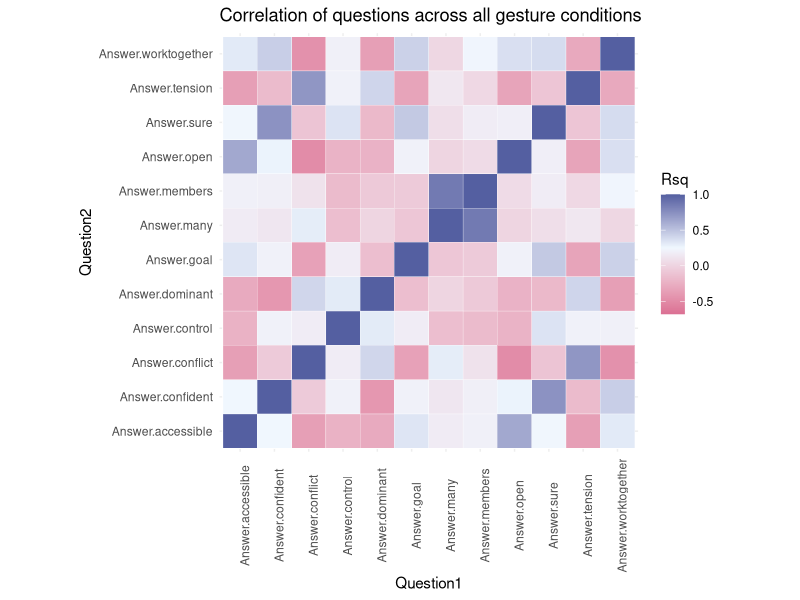

Write R code to recreate this figure.
## ---- chunk 1
knitr::opts_chunk$set(echo = TRUE)
library(tidyverse)
library(ggplot2)
library(pwr)
library(ordinal)
library(gridExtra)
library(RColorBrewer)
## ---- chunk 2
xcdata <- rbind(read.csv('xc_pilot_fixed_questions.csv'), read.csv('xc_pilot_fixed_questions2.csv')) %>%
  select(Answer.accessible, Answer.confident, Answer.conflict, Answer.control, 
         Answer.dominant, Answer.goal, Answer.many, Answer.members, 
         Answer.open, Answer.sure, Answer.tension, Answer.worktogether,
         Answer.vid_id)

wg1.0.w <- xcdata %>%
  filter(Answer.vid_id == 
           "https://s3.us-east-2.amazonaws.com/metaphoric-gestures-x-culture/western_gest_1-0.mov") %>%
  select(-Answer.vid_id)

wg1.1.w <- xcdata %>%
  filter(Answer.vid_id == 
           "https://s3.us-east-2.amazonaws.com/metaphoric-gestures-x-culture/western_gest_1-1.mov") %>%
  select(-Answer.vid_id)

wg1.2.w <- xcdata %>%
  filter(Answer.vid_id == 
           "https://s3.us-east-2.amazonaws.com/metaphoric-gestures-x-culture/western_gest_1-2.mov") %>%
  select(-Answer.vid_id)

wg2.0.w <- xcdata %>%
  filter(Answer.vid_id == 
           "https://s3.us-east-2.amazonaws.com/metaphoric-gestures-x-culture/western_gest_2-0.mov") %>%
  select(-Answer.vid_id)

wg2.1.w <- xcdata %>%
  filter(Answer.vid_id == 
           "https://s3.us-east-2.amazonaws.com/metaphoric-gestures-x-culture/western_gest_2-1.mov") %>%
  select(-Answer.vid_id)

wg2.2.w <- xcdata %>%
  filter(Answer.vid_id == 
           "https://s3.us-east-2.amazonaws.com/metaphoric-gestures-x-culture/western_gest_2-2.mov") %>%
  select(-Answer.vid_id)

wg3.0.w <- xcdata %>%
  filter(Answer.vid_id == 
           "https://s3.us-east-2.amazonaws.com/metaphoric-gestures-x-culture/western_gest_3-0.mov") %>%
  select(-Answer.vid_id)

wg3.1.w <- xcdata %>%
  filter(Answer.vid_id == 
           "https://s3.us-east-2.amazonaws.com/metaphoric-gestures-x-culture/western_gest_3-1.mov") %>%
  select(-Answer.vid_id)

wg3.2.w <- xcdata %>%
  filter(Answer.vid_id == 
           "https://s3.us-east-2.amazonaws.com/metaphoric-gestures-x-culture/western_gest_3-2.mov") %>%
  select(-Answer.vid_id)
## ---- chunk 3
psydata <- rbind(read.csv('psytoolkit_pilot.csv'), read.csv('psytoolkit_pilot2.csv')) %>% 
  na.omit() %>%
  distinct()
colnames(psydata) <- c("participantID", "vid_id", "rand", "free_response", 
                 "Answer.many", "Answer.members", "Answer.conflict", "Answer.tension",
                 "Answer.open", "Answer.accessible", "Answer.control", "Answer.dominant",
                 "Answer.worktogether", "Answer.goal", "Answer.sure", "Answer.confident",
                 "endcode", "t_start", "t_end", "t_total") 

wg4.0.w <- psydata %>%
  filter(vid_id == 
           "334666350") %>%
  select(-vid_id, -rand, -participantID, -t_start, -t_end, -t_total, -endcode, -free_response)

wg4.1.w <- psydata %>%
  filter(vid_id == 
           "334666369") %>%
  select(-vid_id, -rand, -participantID, -t_start, -t_end, -t_total, -endcode, -free_response)

wg4.2.w <- psydata %>%
  filter(vid_id == 
           "334666395") %>%
  select(-vid_id, -rand, -participantID, -t_start, -t_end, -t_total, -endcode, -free_response)

wg5.0.w <- psydata %>%
  filter(vid_id == 
           "334666150") %>%
  select(-vid_id, -rand, -participantID, -t_start, -t_end, -t_total, -endcode, -free_response)

wg5.1.w <- psydata %>%
  filter(vid_id == 
           "334666125") %>%
  select(-vid_id, -rand, -participantID, -t_start, -t_end, -t_total, -endcode, -free_response)

wg5.2.w <- psydata %>%
  filter(vid_id == 
           "334666100") %>%
  select(-vid_id, -rand, -participantID, -t_start, -t_end, -t_total, -endcode, -free_response)
## ---- chunk 4
add_groups <- function(data) {
  data$group <- ""
  for(row in 1:nrow(data)) {
    if (data$metaphor_measure[row] == "Answer.accessible") {
               data$group[row] <- "openness"
    } else if (data$metaphor_measure[row] == "Answer.open") {
              data$group[row] <- "openness"
    } else if (data$metaphor_measure[row] == "Answer.confident") {
              data$group[row] <- "certainty"
    } else if (data$metaphor_measure[row] == "Answer.sure") {
              data$group[row] <- "certainty"
    } else if (data$metaphor_measure[row] == "Answer.conflict") {
              data$group[row] <- "conflict"
    } else if (data$metaphor_measure[row] == "Answer.tension") {
              data$group[row] <- "conflict"
    } else if (data$metaphor_measure[row] == "Answer.control") {
               data$group[row] <- "control"
    } else if (data$metaphor_measure[row] == "Answer.dominant") {
              data$group[row] <- "control"
    } else if (data$metaphor_measure[row] == "Answer.goal") {
              data$group[row] <- "unity"
    } else if (data$metaphor_measure[row] == "Answer.worktogether") {
              data$group[row] <- "unity"
    } else if (data$metaphor_measure[row] == "Answer.many") {
              data$group[row] <- "size"
    } else if (data$metaphor_measure[row] == "Answer.members") {
              data$group[row] <- "size"              
    } else {
      # for some reason it's not recognizing the annoyed case, so let's throw it in the else
      # cause that seems safe.
      data$group[row] <- "other"
    }
  }
  return(data)
}
## ---- chunk 5
create_grouped_overlay <- function(data) {
  p <- ggplot(data) + 
    aes(x=factor(nrow(data)),y=score,fill=metaphor_measure)+
    geom_violin(alpha=0.3,position="identity") +
    facet_wrap("group")  
  return(p)    
}
## ---- chunk 6
## Go through and populate with metaphors and difference values
create_difference_matrix <- function(data) {
  difference_table <- data.frame(
    Question1 = c(""),
    Question2 = c(""),
    Rsq = c(""),
    stringsAsFactors=FALSE
  )
  
  metas = colnames(data)
  
  for(metaphor in metas) {
    for(meta in rev(metas)) {
      diff <- cor(data[meta], data[metaphor])
      row <- c(metaphor, meta, diff)
      difference_table <- rbind(difference_table, row)  
    }
  }
  
  difference_table <- difference_table[-1,]
  difference_table$Rsq <- as.numeric(as.character(difference_table$Rsq))
  
  return(difference_table)
}
## ---- chunk 7
plot_diff_matrix <- function(matrix, low_col, high_col, mid_col, title) {
  p <- ggplot(data=matrix, aes(x=Question1, y=Question2, fill=Rsq)) + 
    geom_tile(color="white") +
    scale_fill_gradient2(low=low_col, high=high_col, mid=mid_col,
                         midpoint=0.25, space="Lab") +
    theme_minimal() +
    coord_fixed() +
    theme_bw() +
    theme(axis.text.x=element_text(angle=90),
        axis.ticks=element_blank(),
        axis.line=element_blank(),
        panel.border=element_blank(),
        panel.grid.major=element_line(color='#eeeeee')) +
      ggtitle(title)
  return(p)
}

plot_diff_matrix_pretty <- function(matrix, t="") {
  plot_diff_matrix(matrix, "palevioletred", "royalblue4", "aliceblue", title=t)
}
## ---- chunk 8
plot_violin_density <- function(d0, d1, d2) {
  g <- ggplot(rbind(d0, d1, d2), aes(vid, score)) + 
    geom_violin(aes(fill=vid, alpha=0.5), scale="count", draw_quantiles = c(0.25, 0.5, 0.75)) +
    facet_wrap(~metaphor_measure) + 
    labs(
      title = "Violin plot (density) of ranked responses per condition by metaphor",
      caption = "Horizontal lines are drawn at the 0.25, 0.5, and 0.75 quantiles of the distribution."
    )
  return(g)
}

plot_violin_density_grouped <- function(d0, d1, d2) {
  g <- ggplot(rbind(d0, d1, d2), aes(vid, score)) + 
    geom_violin(aes(fill=vid, alpha=0.5), scale="count", draw_quantiles = c(0.25, 0.5, 0.75)) +
    facet_wrap(~group) + 
    labs(
      title = "Violin plot (density) of ranked responses per condition by metaphor"   ,
      caption = "Horizontal lines are drawn at the 0.25, 0.5, and 0.75 quantiles of the distribution."
    )
  return(g)
}

plot_violin_density_group_overlay <- function(d0, d1, d2) {
  g <- ggplot(rbind(d0, d1, d2)) + 
    aes(x=factor(nrow(d0)),y=score,fill=vid)+
    geom_violin(alpha=0.3,position="identity") +
    facet_wrap("group") +
    labs(
      title = "Violin plot (density) of ranked responses per condition by metaphor grouping"
    )
  return(g)
}
## ---- chunk 9
plot_group_density <- function(d0, d1, d2) {
  p <- ggplot(rbind(d0, d1, d2), aes(x=score, fill=vid)) + 
      geom_density(alpha=0.3, stat="density", adjust=1.2) +
      facet_wrap(~group, scale="free")
  return(p)  
}

plot_question_density <- function(d0, d1, d2) {
  p <- ggplot(rbind(d0, d1, d2), aes(x=score, fill=vid)) + 
      geom_density(alpha=0.3, stat="density", adjust=1.2) +
      facet_wrap(~metaphor_measure, scale="free")
  return(p)  
}
## ---- chunk 10
## random helpers
gather_select <- function(d) {
  d <- d %>%
    gather("metaphor_measure", "score", 1:12) %>%
    select("metaphor_measure", "score")
}

wrangle_data <- function(d, name="data") {
  gathered <- gather_select(d)
  grouped <- add_groups(gathered)
  overlay_plot <- create_grouped_overlay(grouped)
  diff_mat <- create_difference_matrix(d)
  diff_mat$vid <- name
  list_of_returns <- list("gathered" = gathered, "grouped" = grouped, "overlay_plot" = overlay_plot, "diff_mat" = diff_mat)
  return(list_of_returns)
}

do_the_thing <- function(d0, d1, d2, n0 = "original", n1 = "a_condition1", n2 = "z_condition2", gesture = "single") {
  d0_data <- wrangle_data(d0, n0)
  d1_data <- wrangle_data(d1, n1)
  d2_data <- wrangle_data(d2, n2)
  
  graph_title <- paste("Correlation of questions for", gesture, "gesture across conditions.")
  
  overlays <- list("d0_overlay" = d0_data$overlay_plot, 
                   "d1_overlay" = d1_data$overlay_plot, 
                   "d2_overlay" = d2_data$overlay_plot)
  difference_matrix <- plot_diff_matrix_pretty(rbind(d0_data$diff_mat, d1_data$diff_mat, d2_data$diff_mat), 
                      graph_title) + 
                      facet_wrap("vid")  
  
  ## rename some things for the density plots
  db_named <- d0_data$gathered
  da_named <- d1_data$gathered
  dc_named <- d2_data$gathered
  db_named$vid = "original"
  da_named$vid = "a_condition1"
  dc_named$vid = "z_condition2"
  d0_grouped_named <- add_groups(da_named)
  d1_grouped_named <- add_groups(db_named)
  d2_grouped_named <- add_groups(dc_named)
  
  ## violin density plot 
 violin_density_question <- plot_violin_density(da_named, db_named, dc_named) 
 violin_density_grouped <- plot_violin_density_grouped(d0_grouped_named, d1_grouped_named, d2_grouped_named)
 violin_dnesity_grouped_overlay <- plot_violin_density_group_overlay(d0_grouped_named, d1_grouped_named, d2_grouped_named)
 
 ## plot density plot -- with groups
 density_grouped <- plot_group_density(d0_grouped_named, d1_grouped_named, d2_grouped_named)
 density_question <- plot_question_density(d0_grouped_named, d1_grouped_named, d2_grouped_named)
 
 return_list <- list("overlays" = overlays, 
                     "correlation_matrix" = difference_matrix, 
                     "violin_density_question" = violin_density_question, 
                     "violin_density_grouped" = violin_density_grouped,
                     "violin_density_grouped_overlay" = violin_dnesity_grouped_overlay,
                     "density_grouped" = density_grouped, 
                     "density_question" = density_question)
}

all_wg1_data <- do_the_thing(wg1.0.w, wg1.1.w, wg1.2.w, "original", "intertwine", "collide")
all_wg2_data <- do_the_thing(wg2.0.w, wg2.1.w, wg2.2.w)
all_wg3_data <- do_the_thing(wg3.0.w, wg3.1.w, wg3.2.w)
all_wg4_data <- do_the_thing(wg4.0.w, wg4.1.w, wg4.2.w)
all_wg5_data <- do_the_thing(wg5.0.w, wg5.1.w, wg5.2.w)

all_western_correlational_data <- plot_diff_matrix_pretty(rbind(create_difference_matrix(wg1.0.w), 
                                                        create_difference_matrix(wg1.1.w), 
                                                        create_difference_matrix(wg1.2.w),
                                                        create_difference_matrix(wg2.0.w), 
                                                        create_difference_matrix(wg2.1.w), 
                                                        create_difference_matrix(wg2.2.w),
                                                        create_difference_matrix(wg4.0.w), 
                                                        create_difference_matrix(wg4.1.w), 
                                                        create_difference_matrix(wg4.2.w),
                                                        create_difference_matrix(wg5.0.w), 
                                                        create_difference_matrix(wg5.1.w),
                                                        create_difference_matrix(wg5.2.w),
                                                        create_difference_matrix(wg3.0.w), 
                                                        create_difference_matrix(wg3.1.w), 
                                                        create_difference_matrix(wg3.2.w)), 
    "Correlation of questions across all gesture conditions") 

## save some other things too why not
# ggsave(filename = "all_unpolite_data--violin_density_grouped.png", plot = all_wg1_data$violin_density_grouped_overlay)
# ggsave(filename = "all_entity_data--violin_density_grouped.png", plot = all_wg2_data$violin_density_grouped_overlay)
# ggsave(filename = "all_audience_data--violin_density_grouped.png", plot = all_wg3_data$violin_density_grouped_overlay)
# ggsave(filename = "all_protected_data--violin_density_grouped.png", plot = all_wg4_data$violin_density_grouped_overlay)
# ggsave(filename = "all_bowl_data--violin_density_grouped.png", plot = all_wg5_data$violin_density_grouped_overlay)
# 
# ggsave(filename = "all_western_correlational_data.png", plot = all_western_correlational_data)
## ---- chunk 11
#p1 <- all_wg1_data$overlays[["d0_overlay"]]
#p2 <- all_wg2_data$overlays[["d1_overlay"]]
#p3 <- all_wg3_data$overlays[["d2_overlay"]]
#grid.arrange(p1, p2, p3, ncol=3)
## ---- chunk 12
## gather the bad larries
gather_clean <- function(d, n="") {
  ret <- d %>%
    gather("metaphor_measure", "score", 1:12) %>%
    mutate(condition=n) %>%
    add_groups()
  return(ret)
}

do_anova_per_group <- function(data, g) {
  group_data <- data %>%
    filter(group==g)
  res.aov <- aov(score ~ condition, data=group_data)
  print(g)
  print(summary(res.aov))
  return(res.aov)
}

do_anova_per_data <- function(data) {
  groups <- c("openness",
              "conflict",
              "control", 
              "size",
              "certainty",
              "unity")
  
  print("==== BY GROUP ====")
  for (g in groups) {
    print(g)
    a <- do_anova_per_group(data, g)
    print(summary(a))
    print("========================")
  }
}

do_anova_per_gest <- function(d0, d1, d2) {
  d <- rbind(gather_clean(d0, "original"), 
             gather_clean(d1, "cond1"), 
             gather_clean(d2, "cond2"))
  do_anova_per_data(d)
}

do_all_anovas <- function() {
  print("!!!!UNPOLITE!!!!!")
  do_anova_per_gest(wg1.0.w, wg1.1.w, wg1.2.w)
  print(" ")
  print("!!!!ENTITY!!!!!")
  do_anova_per_gest(wg2.0.w, wg2.1.w, wg2.2.w)
  print(" ")
  print("!!!!AUDIENCE!!!!!")
  do_anova_per_gest(wg3.0.w, wg3.1.w, wg3.2.w)
  print(" ")
  print("!!!!PROTECTED!!!!!")
  do_anova_per_gest(wg4.0.w, wg4.1.w, wg4.2.w)
  print(" ")
  print("!!!!BOWL!!!!!")
  do_anova_per_gest(wg5.0.w, wg5.1.w, wg5.2.w)
}

do_all_anovas()
## ---- chunk 13
get_sig_val <- function(p) {
  if(p < 0.0005) {
    return("***")
  }
  if(p < 0.005) {
    return("**")
    }
  if(p < 0.1) {
    return("*")
  }
  return ("")
}

get_nice_things <- function(d0, d1, d2, n0="original", n1="cond1", n2="cond2") {
  d0_g_cl <- gather_clean(d0, n0) 
  d1_g_cl <- gather_clean(d1, n1) 
  d2_g_cl <- gather_clean(d2, n2)
  d_total <- rbind(d0_g_cl, d1_g_cl, d2_g_cl)
  return(d_total)
}


## Have to do this hacky bit for getting the data frame and I haven't figured out why but 
## passing the data directly just doesn't play.
do_t_test_adjusted <- function(cond1, cond2, statement, dat) {
  d <- data.frame()
  if(dat == "1") {
    d <- get_nice_things(wg1.0.w, wg1.1.w, wg1.2.w)
  }
  if(dat == "2") {
    d <- get_nice_things(wg2.0.w, wg2.1.w, wg2.2.w)
  }
  if(dat == "3") {
    d <- get_nice_things(wg3.0.w, wg3.1.w, wg3.2.w)
  }
  if(dat == "4") {
    d <- get_nice_things(wg4.0.w, wg4.1.w, wg4.2.w)
    }
  if(dat == "5") {
    d <- get_nice_things(wg5.0.w, wg5.1.w, wg5.2.w)
  }
  
  p <- as.numeric(t.test(
            get_vals(cond1, statement, d),
            get_vals(cond2, statement, d))[3])
  p_adjusted <- round(p.adjust(p, method="bonferroni", n=18), digits=5)
  return(p_adjusted)
}

get_vals <- function(condition_name, g, dat) {
  ret <- dat %>%
    filter(condition==condition_name) %>%
    filter(group==g)
  ret <- ret$score  
  return(ret)
}


# For some reason can't generalize this to all gestures?
make_table_per_gesture <- function(gest_name, cond1name, cond2name, dat) {
  groups <- c("openness",
            "conflict",
            "control", 
            "size",
            "certainty",
            "unity")

  group <- rep(groups, each=3)
  cond1 <- rep(c(cond1name, cond2name, "original"), 6)
  cond2 <- rep(c("original", cond1name, cond2name), 6)
  df <- data.frame(group, cond1, cond2)   
  
  df$p <- mapply(do_t_test_adjusted, 
               as.character(df$cond1), 
               as.character(df$cond2), 
               as.character(df$group),
               dat)
  df$sig <- mapply(get_sig_val, df$p)

  return(df)
}


wg1_sig_table <- make_table_per_gesture("unpolite", "cond1", "cond2", "1")
wg2_sig_table <- make_table_per_gesture("entity", "cond1", "cond2", "2")
wg3_sig_table <- make_table_per_gesture("audience", "cond1", "cond2", "3")
wg4_sig_table <- make_table_per_gesture("protected", "cond1", "cond2", "4")
wg5_sig_table <- make_table_per_gesture("bowl", "cond1", "cond2", "5")
## ---- chunk 14
wrangle_mini <- function(d, cond="data", culture="western") {
  gathered <- gather_select(d)
  grouped <- add_groups(gathered)
  grouped$condition <- cond
  grouped$viewer_culture <- culture
  return(grouped)
}

create_total_bicultural_tables <- function(wd0, wd1, wd2, ed0, ed1, ed2, cond1="cond1", cond2="cond2") {
  d0_w <- wrangle_mini(wd0, "original", "western")
  d1_w <- wrangle_mini(wd1, cond1, "western")
  d2_w <- wrangle_mini(wd2, cond2, "western")
  d0_e <- wrangle_mini(ed0, "original", "eastern")
  d1_e <- wrangle_mini(ed1, cond1, "eastern")
  d2_e <- wrangle_mini(ed2, cond2, "eastern")
  
  total <- rbind(d0_w, d1_w, d2_w, d0_e, d1_e, d2_e) 
}

## Pretending that wg4 is our eastern viewers for wg1
## when we actually do it it'll be wg1.0.w, wg1.1.w, wg1.2.w, wg1.0.e, wg1.1.e, wg1.2.e
wg1_total <- create_total_bicultural_tables(wg1.0.w, wg1.1.w, wg1.2.w, wg4.0.w, wg4.1.w, wg4.2.w, "intertwine", "collide")

#Uncomment for a good time [[once we have the bi-cultural data]]
# wg2_total <- create_total_bicultural_tables(wg2.0.w, wg2.1.w, wg2.2.w, wg2.0.e, wg2.1.e, wg2.2.e, "cond1", "cond2")
# wg3_total <- create_total_bicultural_tables(wg3.0.w, wg3.1.w, wg3.2.w, wg3.0.e, wg3.1.e, wg3.2.e, "cond1", "cond2")
# wg4_total <- create_total_bicultural_tables(wg4.0.w, wg4.1.w, wg4.2.w, wg4.0.e, wg4.1.e, wg4.2.e, "cond1", "cond2")
# wg5_total <- create_total_bicultural_tables(wg5.0.w, wg5.1.w, wg5.2.w, wg5.0.e, wg5.1.e, wg5.2.e, "cond1", "cond2")

# eg1_total <- create_total_bicultural_tables(eg1.0.w, eg1.1.w, eg1.2.w, eg1.0.e, eg1.1.e, eg1.2.e, "cond1", "cond2")
# eg2_total <- create_total_bicultural_tables(eg2.0.w, eg2.1.w, eg2.2.w, eg2.0.e, eg2.1.e, eg2.2.e, "cond1", "cond2")
# eg3_total <- create_total_bicultural_tables(eg3.0.w, eg3.1.w, eg3.2.w, eg3.0.e, eg3.1.e, eg3.2.e, "cond1", "cond2")
# eg4_total <- create_total_bicultural_tables(eg4.0.w, eg4.1.w, eg4.2.w, eg4.0.e, eg4.1.e, eg4.2.e, "cond1", "cond2")
# eg5_total <- create_total_bicultural_tables(eg5.0.w, eg5.1.w, eg5.2.w, eg5.0.e, eg5.1.e, eg5.2.e, "cond1", "cond2")

## ---- chunk 15
violin_compare_cultures_across_meta_groups <- function(data, cond="original", gesture_name="unknown") {
  g <- ggplot(filter(data, condition == cond)) + 
    aes(x=factor(nrow(data)),y=score,fill=viewer_culture) +
    geom_violin(alpha=0.4,position="identity") +
    #scale_fill_brewer(palette="PiYG") +
    #scale_fill_manual(values=c("palevioletred1", "royalblue3")) +
    facet_wrap("group") +
    labs(
      title = paste("Comparison across cultures for", gesture_name, " -- ", cond, "Condition")
    ) 
  return(g)
}


get_violin_comparisons_per_gesture <- function(dat, cond1="cond1", cond2="cond2", gesture_name="unknown") {
  c0 <- violin_compare_cultures_across_meta_groups(dat, "original", gesture_name)
  c1 <- violin_compare_cultures_across_meta_groups(dat, cond1, gesture_name)
  c2 <- violin_compare_cultures_across_meta_groups(dat, cond2, gesture_name)
  return_list <- list("c0_violin_comparison"=c0, 
                      "c1_violin_comparison"=c1,
                      "c2_violin_comparison"=c2)
}

wg1_violin_culture_comparisons <- get_violin_comparisons_per_gesture(wg1_total, "intertwine", "collide", "wg1")
## ---- chunk 16
## gather the bad larries
do_anova_per_culture <- function(data, g) {
  group_data <- data %>%
    filter(group==g)
  res.aov <- aov(score ~ viewer_culture, data=group_data)
  print(g)
  print(summary(res.aov))
  return(res.aov)
}

do_anova_per_data_single_gest <- function(data) {
  groups <- c("openness",
              "conflict",
              "control", 
              "size",
              "certainty",
              "unity")
  
  print("==== BY GROUP ====")
  for (g in groups) {
    print(g)
    a <- do_anova_per_culture(data, g)
    print(summary(a))
    print("========================")
  }
}


## need to send only one condition
do_anova_per_gest_by_culture <- function(d, cond) {
  do_anova_per_data_single_gest(filter(d, condition==cond))
}

do_all_culture_anovas <- function() {
  print("!!!!WG1!!!!!")
  do_anova_per_gest_by_culture(wg1_total, "original")
  do_anova_per_gest_by_culture(wg1_total, "intertwine")
  do_anova_per_gest_by_culture(wg1_total, "collide")
  print(" ")
}

do_all_culture_anovas()

## ---- chunk 17
# data comes in as already filtered out by gesture/condition
make_table_per_gesturecondition_by_culture <- function(dat) {
  groups <- c("openness",
            "conflict",
            "control", 
            "size",
            "certainty",
            "unity")
  western_mean <- c()
  eastern_mean <- c()
  p <- c()
  sig <- c()
  ## it's not tricky or pretty but it's readable so get off my back, R coding purist h8rs
  for(g in groups) {
    w_only <- dat %>%
      filter(viewer_culture=="western", group==g)
    e_only <- dat %>%
      filter(viewer_culture=="eastern", group==g)
    
    western_mean <- append(western_mean, mean(w_only$score))
    eastern_mean <- append(eastern_mean, mean(e_only$score))
    p_val <- t.test(w_only$score, e_only$score)[3]$p.value
    p_val <- round(p.adjust(p_val, method="bonferroni", n=12), digits=5)
    p <- append(p, p_val)
    sig <- append(sig,
                  get_sig_val(p_val))
  }

  df <- data.frame(groups, western_mean, eastern_mean, p, sig)   

  return(df)
} 


do_t_culture_groups <- function(dat, cond1="cond1", cond2="cond2", gesture_name="unknown") {
  c0 <- make_table_per_gesturecondition_by_culture(filter(dat, condition=="original"))
  
  c1 <- make_table_per_gesturecondition_by_culture(filter(dat, condition==cond1))
  
  c2 <- make_table_per_gesturecondition_by_culture(filter(dat, condition==cond2))
  return_list <- list("c0_comparison"=c0, 
                      "c1_comparison"=c1,
                      "c2_comparison"=c2)
}

wg1_total_comparison_tables <- do_t_culture_groups(wg1_total, "intertwine", "collide", "wg1")
